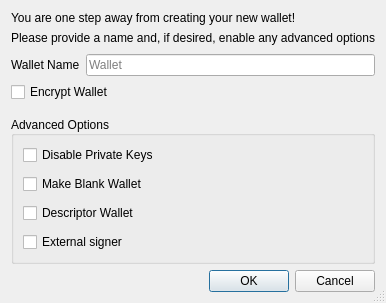
<?xml version="1.0" encoding="UTF-8"?>
<ui version="4.0">
 <class>CreateWalletDialog</class>
 <widget class="QDialog" name="CreateWalletDialog">
  <property name="geometry">
   <rect>
    <x>0</x>
    <y>0</y>
    <width>371</width>
    <height>298</height>
   </rect>
  </property>
  <property name="windowTitle">
   <string>Create Wallet</string>
  </property>
  <property name="sizeGripEnabled">
   <bool>true</bool>
  </property>
  <layout class="QVBoxLayout" name="verticalLayout">
   <item>
    <widget class="QLabel" name="label_description">
     <property name="sizePolicy">
      <sizepolicy hsizetype="Preferred" vsizetype="Preferred">
       <horstretch>0</horstretch>
       <verstretch>0</verstretch>
      </sizepolicy>
     </property>
     <property name="text">
      <string>You are one step away from creating your new wallet!</string>
     </property>
     <property name="alignment">
      <set>Qt::AlignLeading|Qt::AlignLeft|Qt::AlignVCenter</set>
     </property>
     <property name="wordWrap">
      <bool>false</bool>
     </property>
    </widget>
   </item>
   <item>
    <widget class="QLabel" name="label_subdescription">
     <property name="text">
      <string>Please provide a name and, if desired, enable any advanced options</string>
     </property>
    </widget>
   </item>
   <item>
    <spacer name="verticalSpacer">
     <property name="orientation">
      <enum>Qt::Vertical</enum>
     </property>
     <property name="sizeType">
      <enum>QSizePolicy::Fixed</enum>
     </property>
     <property name="sizeHint" stdset="0">
      <size>
       <width>20</width>
       <height>3</height>
      </size>
     </property>
    </spacer>
   </item>
   <item>
    <layout class="QHBoxLayout" name="horizontalLayout">
     <item>
      <widget class="QLabel" name="wallet_name_label">
       <property name="text">
        <string>Wallet Name</string>
       </property>
      </widget>
     </item>
     <item>
      <widget class="QLineEdit" name="wallet_name_line_edit">
       <property name="minimumSize">
        <size>
         <width>262</width>
         <height>0</height>
        </size>
       </property>
       <property name="placeholderText">
        <string>Wallet</string>
       </property>
      </widget>
     </item>
    </layout>
   </item>
   <item>
    <widget class="QCheckBox" name="encrypt_wallet_checkbox">
     <property name="toolTip">
      <string>Encrypt the wallet. The wallet will be encrypted with a passphrase of your choice.</string>
     </property>
     <property name="text">
      <string>Encrypt Wallet</string>
     </property>
     <property name="checked">
      <bool>false</bool>
     </property>
    </widget>
   </item>
   <item>
    <spacer name="verticalSpacer_1">
     <property name="orientation">
      <enum>Qt::Vertical</enum>
     </property>
     <property name="sizeType">
      <enum>QSizePolicy::Fixed</enum>
     </property>
     <property name="sizeHint" stdset="0">
      <size>
       <width>20</width>
       <height>8</height>
      </size>
     </property>
    </spacer>
   </item>
   <item>
    <widget class="QGroupBox" name="groupBox">
     <property name="title">
      <string>Advanced Options</string>
     </property>
     <property name="alignment">
      <set>Qt::AlignLeading|Qt::AlignLeft|Qt::AlignVCenter</set>
     </property>
     <property name="flat">
      <bool>false</bool>
     </property>
     <property name="checkable">
      <bool>false</bool>
     </property>
     <layout class="QVBoxLayout" name="verticalLayout_groupbox">
      <property name="spacing">
       <number>9</number>
      </property>
      <item>
       <widget class="QCheckBox" name="disable_privkeys_checkbox">
        <property name="enabled">
         <bool>true</bool>
        </property>
        <property name="toolTip">
         <string>Disable private keys for this wallet. Wallets with private keys disabled will have no private keys and cannot have an HD seed or imported private keys. This is ideal for watch-only wallets.</string>
        </property>
        <property name="text">
         <string>Disable Private Keys</string>
        </property>
       </widget>
      </item>
      <item>
       <widget class="QCheckBox" name="blank_wallet_checkbox">
        <property name="toolTip">
         <string>Make a blank wallet. Blank wallets do not initially have private keys or scripts. Private keys and addresses can be imported, or an HD seed can be set, at a later time.</string>
        </property>
        <property name="text">
         <string>Make Blank Wallet</string>
        </property>
       </widget>
      </item>
      <item>
       <widget class="QCheckBox" name="descriptor_checkbox">
        <property name="toolTip">
         <string>Use descriptors for scriptPubKey management</string>
        </property>
        <property name="text">
         <string>Descriptor Wallet</string>
        </property>
       </widget>
      </item>
      <item>
       <widget class="QCheckBox" name="external_signer_checkbox">
        <property name="toolTip">
         <string>Use an external signing device such as a hardware wallet. Configure the external signer script in wallet preferences first.</string>
        </property>
        <property name="text">
         <string>External signer</string>
        </property>
       </widget>
      </item>
     </layout>
    </widget>
   </item>
   <item>
    <spacer name="verticalSpacer_2">
     <property name="orientation">
      <enum>Qt::Vertical</enum>
     </property>
     <property name="sizeHint" stdset="0">
      <size>
       <width>20</width>
       <height>0</height>
      </size>
     </property>
    </spacer>
   </item>
   <item>
    <widget class="QDialogButtonBox" name="buttonBox">
     <property name="orientation">
      <enum>Qt::Horizontal</enum>
     </property>
     <property name="standardButtons">
      <set>QDialogButtonBox::Cancel|QDialogButtonBox::Ok</set>
     </property>
    </widget>
   </item>
  </layout>
 </widget>
 <tabstops>
  <tabstop>wallet_name_line_edit</tabstop>
  <tabstop>encrypt_wallet_checkbox</tabstop>
  <tabstop>disable_privkeys_checkbox</tabstop>
  <tabstop>blank_wallet_checkbox</tabstop>
  <tabstop>external_signer_checkbox</tabstop>
 </tabstops>
 <resources/>
 <connections>
  <connection>
   <sender>buttonBox</sender>
   <signal>accepted()</signal>
   <receiver>CreateWalletDialog</receiver>
   <slot>accept()</slot>
   <hints>
    <hint type="sourcelabel">
     <x>248</x>
     <y>254</y>
    </hint>
    <hint type="destinationlabel">
     <x>157</x>
     <y>274</y>
    </hint>
   </hints>
  </connection>
  <connection>
   <sender>buttonBox</sender>
   <signal>rejected()</signal>
   <receiver>CreateWalletDialog</receiver>
   <slot>reject()</slot>
   <hints>
    <hint type="sourcelabel">
     <x>316</x>
     <y>260</y>
    </hint>
    <hint type="destinationlabel">
     <x>286</x>
     <y>274</y>
    </hint>
   </hints>
  </connection>
 </connections>
</ui>
